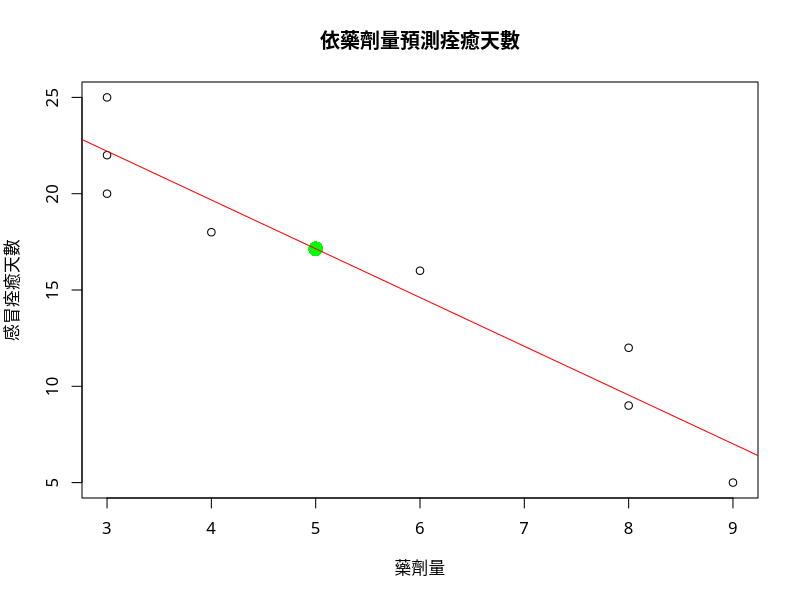

Recreate this plot in R.
# 自行產生藥劑量與感冒痊癒天數資料
x <- c(3,3,4,3,6,8,8,9) #藥劑量
y <- c(22,25,18,20,16,9,12,5) #感冒痊癒天數
New_x <- data.frame(x=5) #預測當x=5時的痊癒天數

# 建立一個線性迴歸模
Train <- data.frame(x = x, y = y)
lmTrain <- lm(formula = y ~ x, data = Train)
predicted <- predict(lmTrain , newdata = New_x)
#預測當x=5時的痊癒天數

# 模型摘
summary(lmTrain )
#可用判定係數R^2，值域在0和1之間，越接近1表示模型預測力越好
#迴歸式:y = 29.8043 – 2.5326*x 
#預測當x=5時的痊癒天數 y = 29.8043 – 2.5326*5 = 17.1413

# 作圖
plot(y~x , main = "依藥劑量預測痊癒天數", xlab = "藥劑量", ylab = "感冒痊癒天數", family = "STHeiti")
points(x = New_x, y = predicted, col="green", cex = 2, pch = 16)
abline(reg = lmTrain$coefficients, col = "red", lwd = 1) #函數繪製輔助線